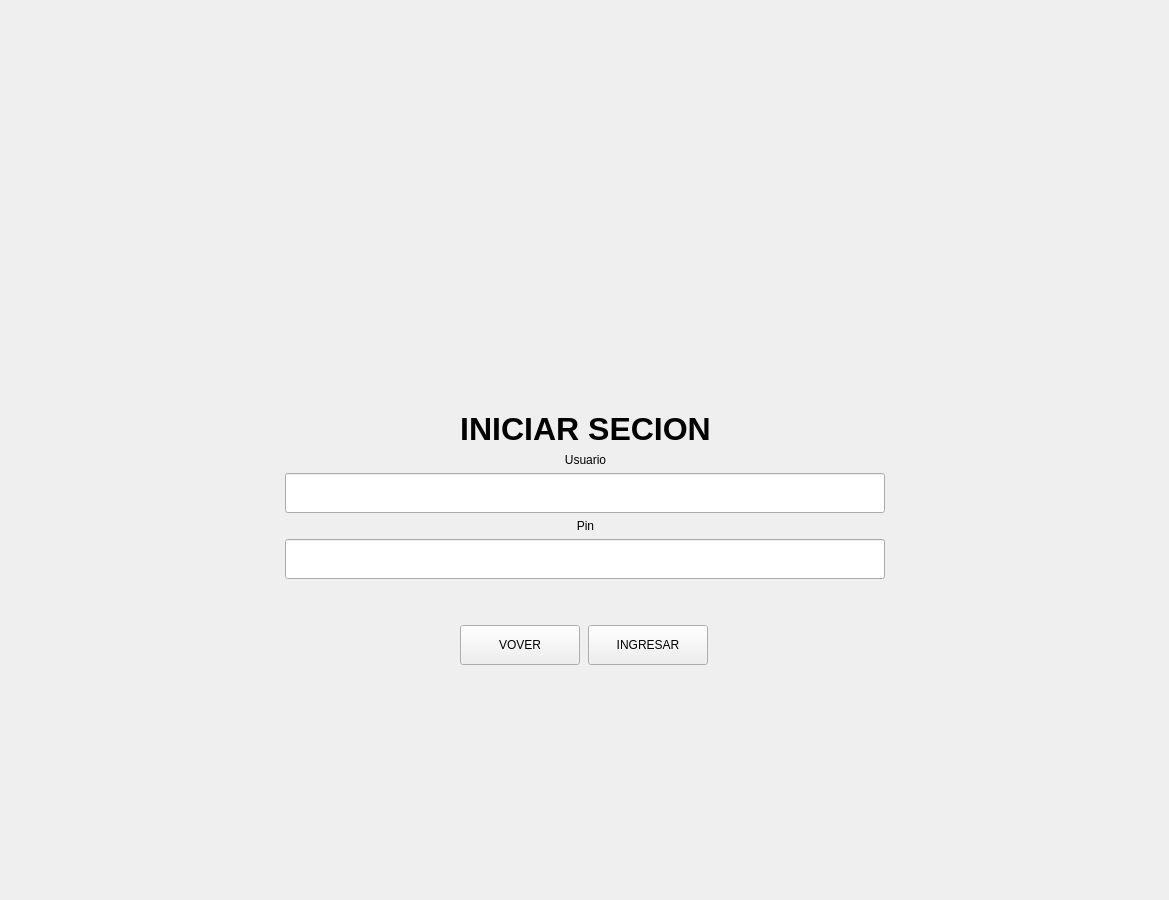
<?xml version="1.0" encoding="UTF-8"?>
<ui version="4.0">
 <class>LoginWidget</class>
 <widget class="QWidget" name="LoginWidget">
  <property name="geometry">
   <rect>
    <x>0</x>
    <y>0</y>
    <width>1169</width>
    <height>900</height>
   </rect>
  </property>
  <property name="minimumSize">
   <size>
    <width>700</width>
    <height>900</height>
   </size>
  </property>
  <property name="windowTitle">
   <string>Form</string>
  </property>
  <property name="styleSheet">
   <string notr="true"/>
  </property>
  <layout class="QGridLayout" name="gridLayout_3">
   <item row="0" column="0">
    <widget class="QFrame" name="frame">
     <property name="styleSheet">
      <string notr="true">#frame {
    /* Carga la imagen de fondo estirándola a toda la pantalla */
    border-image: url(:/resources/imgs/fondo_oscuro.png) 0 0 0 0 stretch stretch;
    
    /* Evita que colores raros del sistema operativo tapen tu fondo */
    background-color: transparent; 
}
</string>
     </property>
     <property name="frameShape">
      <enum>QFrame::Shape::StyledPanel</enum>
     </property>
     <property name="frameShadow">
      <enum>QFrame::Shadow::Raised</enum>
     </property>
     <layout class="QGridLayout" name="gridLayout_4">
      <item row="0" column="1">
       <spacer name="verticalSpacer_2">
        <property name="orientation">
         <enum>Qt::Orientation::Vertical</enum>
        </property>
        <property name="sizeHint" stdset="0">
         <size>
          <width>20</width>
          <height>132</height>
         </size>
        </property>
       </spacer>
      </item>
      <item row="1" column="0">
       <spacer name="horizontalSpacer">
        <property name="orientation">
         <enum>Qt::Orientation::Horizontal</enum>
        </property>
        <property name="sizeHint" stdset="0">
         <size>
          <width>257</width>
          <height>20</height>
         </size>
        </property>
       </spacer>
      </item>
      <item row="1" column="1">
       <layout class="QGridLayout" name="gridLayout">
        <item row="1" column="0">
         <widget class="QLabel" name="logo">
          <property name="minimumSize">
           <size>
            <width>600</width>
            <height>250</height>
           </size>
          </property>
          <property name="maximumSize">
           <size>
            <width>800</width>
            <height>300</height>
           </size>
          </property>
          <property name="text">
           <string/>
          </property>
          <property name="pixmap">
           <pixmap resource="../../recursos.qrc">:/resources/imgs/logo-lema.png</pixmap>
          </property>
          <property name="scaledContents">
           <bool>true</bool>
          </property>
          <property name="margin">
           <number>0</number>
          </property>
         </widget>
        </item>
        <item row="2" column="0">
         <layout class="QGridLayout" name="gridLayout_2">
          <item row="3" column="1" colspan="2">
           <widget class="QLabel" name="label_pin">
            <property name="text">
             <string>Pin</string>
            </property>
            <property name="scaledContents">
             <bool>true</bool>
            </property>
            <property name="alignment">
             <set>Qt::AlignmentFlag::AlignCenter</set>
            </property>
           </widget>
          </item>
          <item row="0" column="1" colspan="2">
           <widget class="QLabel" name="label">
            <property name="font">
             <font>
              <pointsize>24</pointsize>
              <bold>true</bold>
             </font>
            </property>
            <property name="text">
             <string>INICIAR SECION</string>
            </property>
            <property name="alignment">
             <set>Qt::AlignmentFlag::AlignCenter</set>
            </property>
           </widget>
          </item>
          <item row="8" column="1">
           <spacer name="verticalSpacer_4">
            <property name="orientation">
             <enum>Qt::Orientation::Vertical</enum>
            </property>
            <property name="sizeHint" stdset="0">
             <size>
              <width>20</width>
              <height>40</height>
             </size>
            </property>
           </spacer>
          </item>
          <item row="7" column="1">
           <spacer name="verticalSpacer_5">
            <property name="orientation">
             <enum>Qt::Orientation::Vertical</enum>
            </property>
            <property name="sizeHint" stdset="0">
             <size>
              <width>20</width>
              <height>40</height>
             </size>
            </property>
           </spacer>
          </item>
          <item row="6" column="2">
           <widget class="QPushButton" name="btnIngresar">
            <property name="minimumSize">
             <size>
              <width>70</width>
              <height>40</height>
             </size>
            </property>
            <property name="maximumSize">
             <size>
              <width>120</width>
              <height>40</height>
             </size>
            </property>
            <property name="text">
             <string>INGRESAR</string>
            </property>
            <property name="autoDefault">
             <bool>false</bool>
            </property>
           </widget>
          </item>
          <item row="6" column="1">
           <widget class="QPushButton" name="btnVolver">
            <property name="minimumSize">
             <size>
              <width>70</width>
              <height>40</height>
             </size>
            </property>
            <property name="maximumSize">
             <size>
              <width>120</width>
              <height>40</height>
             </size>
            </property>
            <property name="text">
             <string>VOVER</string>
            </property>
           </widget>
          </item>
          <item row="6" column="0">
           <spacer name="horizontalSpacer_3">
            <property name="orientation">
             <enum>Qt::Orientation::Horizontal</enum>
            </property>
            <property name="sizeHint" stdset="0">
             <size>
              <width>40</width>
              <height>20</height>
             </size>
            </property>
           </spacer>
          </item>
          <item row="5" column="1">
           <spacer name="verticalSpacer_3">
            <property name="orientation">
             <enum>Qt::Orientation::Vertical</enum>
            </property>
            <property name="sizeHint" stdset="0">
             <size>
              <width>20</width>
              <height>40</height>
             </size>
            </property>
           </spacer>
          </item>
          <item row="1" column="1" colspan="2">
           <widget class="QLabel" name="label_usuario">
            <property name="text">
             <string>Usuario</string>
            </property>
            <property name="alignment">
             <set>Qt::AlignmentFlag::AlignCenter</set>
            </property>
           </widget>
          </item>
          <item row="6" column="3">
           <spacer name="horizontalSpacer_4">
            <property name="orientation">
             <enum>Qt::Orientation::Horizontal</enum>
            </property>
            <property name="sizeHint" stdset="0">
             <size>
              <width>40</width>
              <height>20</height>
             </size>
            </property>
           </spacer>
          </item>
          <item row="2" column="0" colspan="4">
           <widget class="QLineEdit" name="txtUsuario">
            <property name="minimumSize">
             <size>
              <width>250</width>
              <height>40</height>
             </size>
            </property>
           </widget>
          </item>
          <item row="4" column="0" colspan="4">
           <widget class="QLineEdit" name="txtPin">
            <property name="minimumSize">
             <size>
              <width>250</width>
              <height>40</height>
             </size>
            </property>
           </widget>
          </item>
         </layout>
        </item>
       </layout>
      </item>
      <item row="1" column="2">
       <spacer name="horizontalSpacer_2">
        <property name="orientation">
         <enum>Qt::Orientation::Horizontal</enum>
        </property>
        <property name="sizeHint" stdset="0">
         <size>
          <width>256</width>
          <height>20</height>
         </size>
        </property>
       </spacer>
      </item>
      <item row="2" column="1">
       <spacer name="verticalSpacer">
        <property name="orientation">
         <enum>Qt::Orientation::Vertical</enum>
        </property>
        <property name="sizeHint" stdset="0">
         <size>
          <width>20</width>
          <height>132</height>
         </size>
        </property>
       </spacer>
      </item>
     </layout>
    </widget>
   </item>
  </layout>
 </widget>
 <tabstops>
  <tabstop>txtUsuario</tabstop>
  <tabstop>txtPin</tabstop>
  <tabstop>btnIngresar</tabstop>
  <tabstop>btnVolver</tabstop>
 </tabstops>
 <resources>
  <include location="../../recursos.qrc"/>
 </resources>
 <connections/>
</ui>
